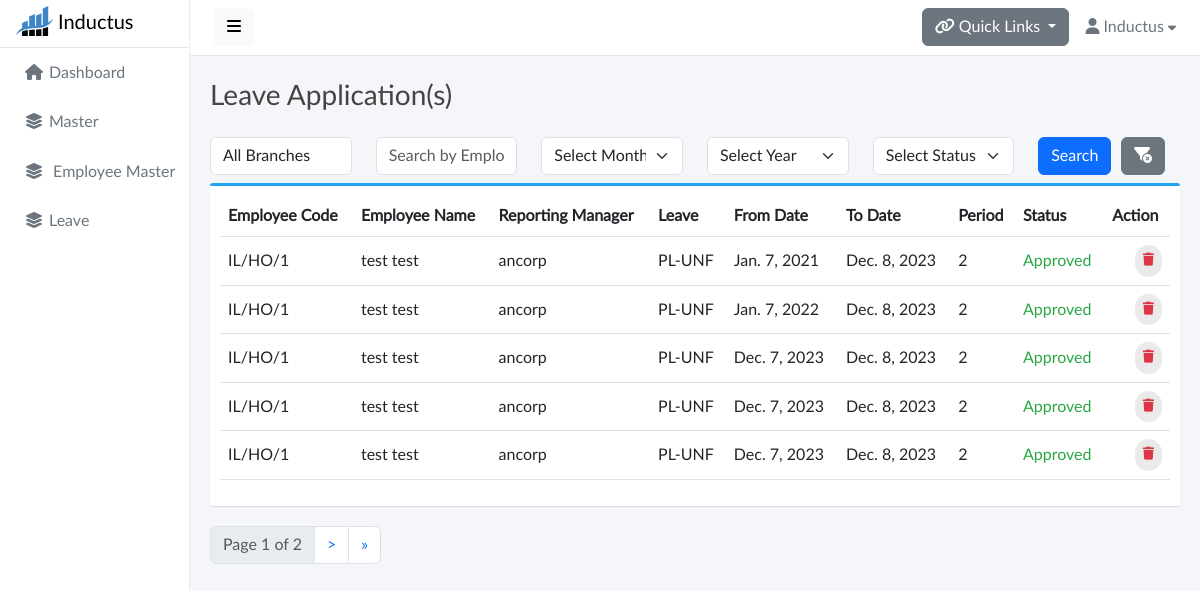
/leave/leave-applications (signed in), run on an earlier commit of the app's database.
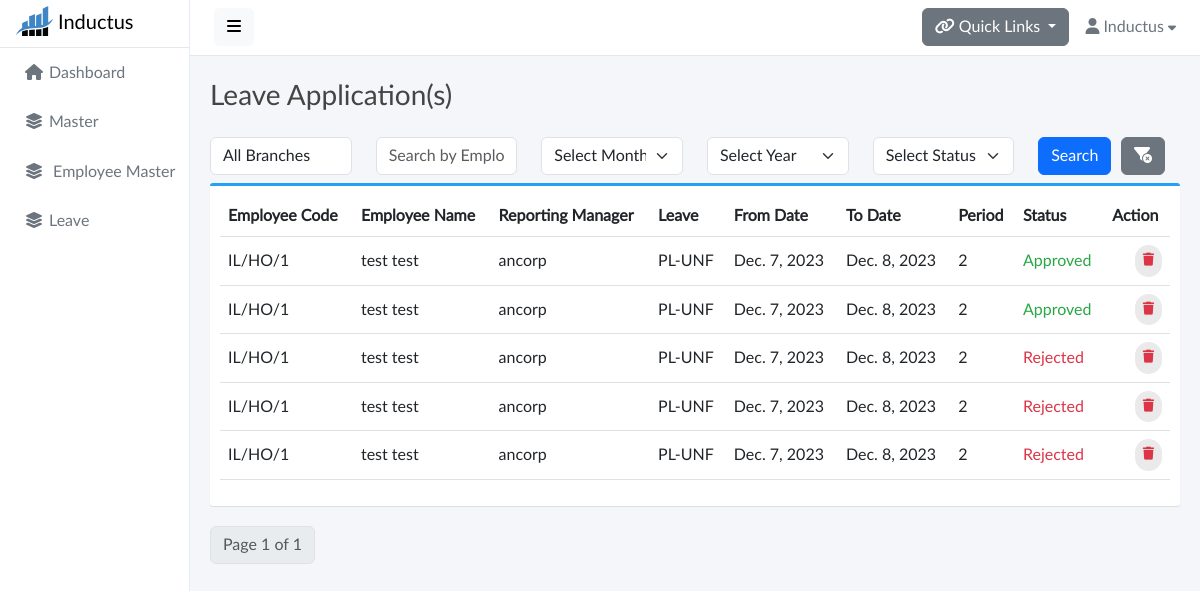
And on a later commit of the database.
### base/models.py (models this page shows, shortened)
class LeaveApplication(models.Model):
    id = models.CharField(max_length=25,primary_key=True,default=generate_unique_id,editable=False)
    employee = models.ForeignKey(Employee,on_delete=models.CASCADE)
    leave_name = models.ForeignKey(LeaveMaster,on_delete=models.CASCADE)
    from_date = models.DateField()
    to_date = models.DateField()
    period = models.SmallIntegerField(default=0)
    reason = models.CharField(max_length=200,blank=True,null=True)
    status = models.CharField(max_length=50,default="Pending",blank=True,null=True)

class Employee(models.Model):
    GENDER_CHOICES = [
        ('Male', 'Male'),
        ('Female', 'Female'),
    ]
    SHIFT_CHOICES = [
        ('General', 'General'),
        ('UNICEF', 'UNICEF'),
    ]
    EMPLOYEE_TYPE_CHOICES = [
        ('Permanent','Permanent')
    ]
    GRADE_CHOICES = [
        ('Employee','Employee'),
        ('Consultant','Consultant'),
        ('UNF Employee','UNF Employee'),
        ('UNF Supervisor','UNF Supervisor'),
    ]
    id = models.CharField(max_length=25,primary_key=True,default=generate_unique_id,editable=False)
    user = models.OneToOneField(User, on_delete=models.CASCADE,editable=False)
    employee_code = models.CharField(max_length=20,unique=True,null=True,blank=True)
    first_name = models.CharField(max_length=100 ,null=True,blank=True)
    middle_name = models.CharField(max_length=100,blank=True,null=True)
    last_name = models.CharField(max_length=100 , null=True,blank=True)
    email = models.CharField(max_length=100, null=True,blank=True , unique=True)
    official_email= models.CharField(max_length=100, blank=True , null=True , unique=True)
    gender = models.CharField(max_length=10, choices=GENDER_CHOICES)
    punching_code = models.IntegerField(unique=True , null=True , blank=True)
    date_of_joining = models.DateField(null=True)
    branch = models.ForeignKey(Branch, on_delete=models.SET_NULL,null=True,blank=True)
    department = models.ForeignKey(Department, on_delete=models.SET_NULL, null=True,blank=True)
    designation = models.ForeignKey(Designation, on_delete=models.SET_NULL,null=True,blank=True)
    employee_type = models.CharField(max_length=100, choices=EMPLOYEE_TYPE_CHOICES)
    shift = models.CharField(max_length=100, choices=SHIFT_CHOICES)
    grade = models.CharField(max_length=100, choices=GRADE_CHOICES)
    reporting_manager = models.ForeignKey(
        'self',
        on_delete=models.SET_NULL,
        null=True,
        blank=True,
        related_name='reportees'
    )
    ctc = models.CharField(max_length=20,null=True,blank=True)
    gross_salary = models.CharField(max_length=20,null=True,blank=True)
    basic_salary = models.CharField(max_length=20,null=True,blank=True)
    def __str__(self):
        return self.user.username

class LeaveMaster(models.Model):
    id = models.CharField(max_length=25,primary_key=True,default=generate_unique_id,editable=False)
    leave_name = models.CharField(max_length=50 , unique=True)
    leave_code = models.CharField(max_length=5,null=True,blank=True,unique=True)
    paid_leave = models.BooleanField(default=False)
    status = models.BooleanField(default=True)
    def __str__(self):
        return self.leave_name

### base/views.py (the view)
# urls.py: path('leave/leave-applications',views.LeaveApplicationView,name="leave-applications"),
@login_required(login_url='signin')
def LeaveApplicationView(request):
    leave_applications = LeaveApplication.objects.all()
    branchs = Branch.objects.all()
    curr_year = datetime.date.today().year
    year_range = range(curr_year-15, curr_year + 1)
    month = request.GET.get('month')
    if month:
       leave_applications = leave_applications.filter(from_date__month=month)
    selected_year = request.GET.get('year')
    if selected_year:
        leave_applications = leave_applications.filter(from_date__year=selected_year)
    branch = request.GET.get('branch')
    if branch:
        leave_applications = leave_applications.filter(employee__branch__branch_name = branch)
    employee_name = request.GET.get('employee_name')
    employees=None
    if employee_name:
        employees = Employee.objects.filter(
         Q(first_name__icontains=employee_name) | Q(last_name__icontains=employee_name)
    )
    if employees:
        employee_ids = employees.values_list('id', flat=True)
        leave_applications = leave_applications.filter(employee__id__in=employee_ids)
    selected_status = request.GET.get('status')
    if selected_status:
        leave_applications = leave_applications.filter(status=selected_status)
    items_per_page = 5
    paginator = Paginator(leave_applications, items_per_page)
    page = request.GET.get('page')
    try:
        leave_applications = paginator.page(page)
    except PageNotAnInteger:
        leave_applications = paginator.page(1)
    except EmptyPage:
        leave_applications = paginator.page(paginator.num_pages)
    context = {
        'leave_applications': leave_applications,
        'branchs': branchs,
        'curr_year': curr_year,
        'year_range': year_range,
        'selected_status': selected_status,
        'employee_name' : employee_name,
        'branch' : branch,
        'selected_year' :selected_year,
        'month' : month
    }
    return render(request, 'leave_applications.html', context)

### base/templates/leave_applications.html (shortened to what the changed rows need)
{% extends 'base.html' %}
{% load static %}
{% block start %}
<div class="content">
  <div class="container">
    <div class="box box-primary">
      <div class="box-body">
        <table width="100%" class="table table-hover" id="dataTables-example">
          <thead>
            <tr>
              <th>Employee Code</th>
              <th>Employee Name</th>
              <th>Reporting Manager</th>
              <th>Leave</th>
              <th>From Date</th>
              <th>To Date</th>
              <th>Period</th>
              <th>Status</th>
              <th>Action</th>
            </tr>
          </thead>
          <tbody>
            {% if leave_applications %}
            {% for leaves in leave_applications %}
            <tr>
              <td>{{leaves.employee.employee_code}}</td>
              <td>
                {{leaves.employee.first_name}} {{leaves.employee.last_name}}
              </td>
              <td>{{leaves.employee.reporting_manager}}</td>
              <td>{{leaves.leave_name}}</td>
              <td>{{leaves.from_date}}</td>
              <td>{{leaves.to_date}}</td>
              <td>{{leaves.period}}</td>
              {% if leaves.status == 'Pending' %}
              <td>{{leaves.status}}</td>
              <td class="text-end">
                <a title="Approve Leave"
                  href="{% url 'approve_leave' leaves.id %}"
                  class="btn btn-outline-success btn-rounded"
                >
                  <i class="fas fa-thumbs-up"></i>
                </a>
                <a title="Reject Leave"
                  href="{% url 'reject_leave' leaves.id %}"
                  class="btn btn-outline-danger btn-rounded"
                >
                  <i class="fas fa-thumbs-down"></i>
                </a>
              </td>
              {% elif leaves.status == "Approved" %}
              <td style="color: #28a745">{{leaves.status}}</td>
              <td class="text-end">
                <a
                  href="{% url 'delete_leave' leaves.id %}"
                  class="btn btn-outline-danger btn-rounded"
                >
                  <i class="fas fa-trash"></i>
                </a>
              </td>
              {% else %}
              <td style="color: #dc3545">{{leaves.status}}</td>
              <td class="text-end">
                <a
                  href="{% url 'delete_leave' leaves.id %}"
                  class="btn btn-outline-danger btn-rounded"
                >
                  <i class="fas fa-trash"></i>
                </a>
              </td>
              {% endif %}
            </tr>
            {% endfor %}
            {% else %}
            <tr>
              <td>No Record Found</td>
            </tr>
            {% endif %}
          </tbody>
        </table>
      </div>
    </div>
    <nav aria-label="Leaves Application Pagination">
      <ul class="pagination ">
          <li class="page-item disabled">
              <span class="page-link">Page {{ leave_applications.number }} of {{ leave_applications.paginator.num_pages }}</span>
          </li>
          {% if leave_applications.has_next %}
              <li class="page-item">
                  <a class="page-link" href="?page={{ leave_applications.next_page_number }}" aria-label="Next">
                      <span aria-hidden="true">&gt;</span>
                  </a>
              </li>
              <li class="page-item">
                  <a class="page-link" href="?page={{ leave_applications.paginator.num_pages }}" aria-label="Last">
                      <span aria-hidden="true">&raquo;</span>
                  </a>
              </li>
          {% endif %}
      </ul>
  </nav>
  </div>
</div>
{% endblock %}

What changed in the data, as far as the page shows it:
removed LeaveApplication: employee.employee_code "IL/HO/1", employee.first_name "test", employee.last_name "test", employee.reporting_manager "ancorp", leave_name "PL-UNF", from_date "Jan. 7, 2021", to_date "Dec. 8, 2023", period "2", status "Approved"
removed LeaveApplication: employee.employee_code "IL/HO/1", employee.first_name "test", employee.last_name "test", employee.reporting_manager "ancorp", leave_name "PL-UNF", from_date "Jan. 7, 2022", to_date "Dec. 8, 2023", period "2", status "Approved"
removed LeaveApplication: employee.employee_code "IL/HO/1", employee.first_name "test", employee.last_name "test", employee.reporting_manager "ancorp", leave_name "PL-UNF", from_date "Dec. 7, 2023", to_date "Dec. 8, 2023", period "2", status "Approved"
now on this page (row unchanged): LeaveApplication: employee.employee_code "IL/HO/1", employee.first_name "test", employee.last_name "test", employee.reporting_manager "ancorp", leave_name "PL-UNF", from_date "Dec. 7, 2023", to_date "Dec. 8, 2023", period "2", status "Rejected"
now on this page (row unchanged): LeaveApplication: employee.employee_code "IL/HO/1", employee.first_name "test", employee.last_name "test", employee.reporting_manager "ancorp", leave_name "PL-UNF", from_date "Dec. 7, 2023", to_date "Dec. 8, 2023", period "2", status "Rejected"
now on this page (row unchanged): LeaveApplication: employee.employee_code "IL/HO/1", employee.first_name "test", employee.last_name "test", employee.reporting_manager "ancorp", leave_name "PL-UNF", from_date "Dec. 7, 2023", to_date "Dec. 8, 2023", period "2", status "Rejected"
Also different on the page:
{{ leave_applications.paginator.num_pages }}: "2" → "1"
